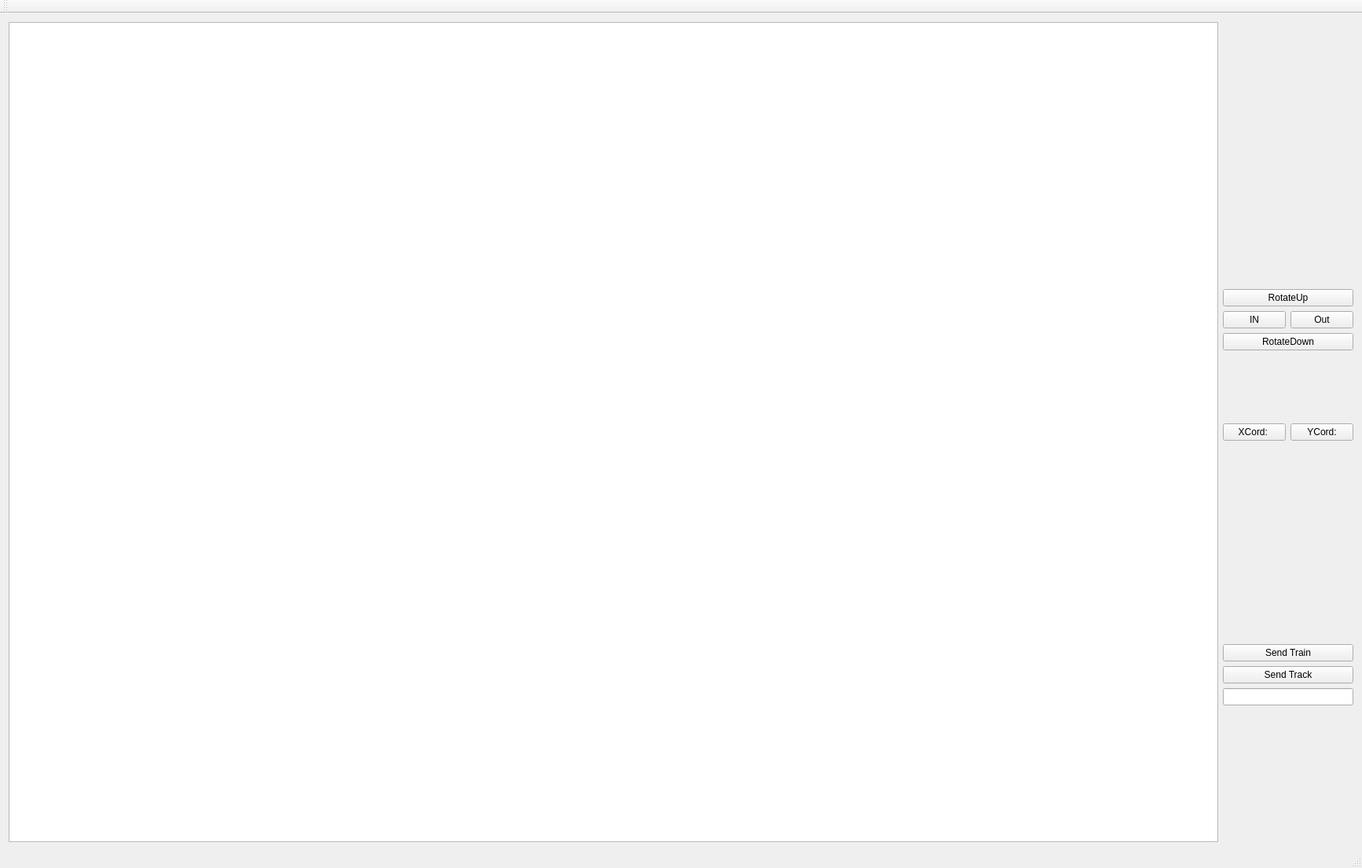
<?xml version="1.0" encoding="UTF-8"?>
<ui version="4.0">
 <class>MainWindow</class>
 <widget class="QMainWindow" name="MainWindow">
  <property name="geometry">
   <rect>
    <x>0</x>
    <y>0</y>
    <width>1733</width>
    <height>1105</height>
   </rect>
  </property>
  <property name="windowTitle">
   <string>MainWindow</string>
  </property>
  <widget class="QWidget" name="centralWidget">
   <layout class="QGridLayout" name="gridLayout_2">
    <item row="0" column="0">
     <widget class="QGraphicsView" name="graphicsView"/>
    </item>
    <item row="0" column="1">
     <layout class="QGridLayout" name="gridLayout">
      <item row="3" column="1">
       <spacer name="verticalSpacer_5">
        <property name="orientation">
         <enum>Qt::Vertical</enum>
        </property>
        <property name="sizeHint" stdset="0">
         <size>
          <width>20</width>
          <height>40</height>
         </size>
        </property>
       </spacer>
      </item>
      <item row="2" column="0" colspan="2">
       <layout class="QHBoxLayout" name="horizontalLayout_2">
        <item>
         <widget class="QPushButton" name="pushButton_4">
          <property name="text">
           <string>XCord: </string>
          </property>
         </widget>
        </item>
        <item>
         <widget class="QPushButton" name="pushButton_5">
          <property name="text">
           <string>YCord:</string>
          </property>
         </widget>
        </item>
       </layout>
      </item>
      <item row="0" column="0" colspan="2">
       <spacer name="verticalSpacer_3">
        <property name="orientation">
         <enum>Qt::Vertical</enum>
        </property>
        <property name="sizeHint" stdset="0">
         <size>
          <width>20</width>
          <height>40</height>
         </size>
        </property>
       </spacer>
      </item>
      <item row="1" column="0" colspan="2">
       <layout class="QVBoxLayout" name="verticalLayout">
        <item>
         <spacer name="verticalSpacer">
          <property name="orientation">
           <enum>Qt::Vertical</enum>
          </property>
          <property name="sizeHint" stdset="0">
           <size>
            <width>20</width>
            <height>40</height>
           </size>
          </property>
         </spacer>
        </item>
        <item>
         <widget class="QPushButton" name="pushButton">
          <property name="text">
           <string>RotateUp</string>
          </property>
         </widget>
        </item>
        <item>
         <layout class="QHBoxLayout" name="horizontalLayout">
          <item>
           <widget class="QPushButton" name="Zoom">
            <property name="text">
             <string>IN</string>
            </property>
           </widget>
          </item>
          <item>
           <widget class="QPushButton" name="OutButton">
            <property name="text">
             <string>Out</string>
            </property>
           </widget>
          </item>
         </layout>
        </item>
        <item>
         <widget class="QPushButton" name="pushButton_2">
          <property name="text">
           <string>RotateDown</string>
          </property>
         </widget>
        </item>
        <item>
         <spacer name="verticalSpacer_2">
          <property name="orientation">
           <enum>Qt::Vertical</enum>
          </property>
          <property name="sizeHint" stdset="0">
           <size>
            <width>20</width>
            <height>40</height>
           </size>
          </property>
         </spacer>
        </item>
       </layout>
      </item>
      <item row="4" column="0" colspan="2">
       <layout class="QVBoxLayout" name="verticalLayout_2">
        <item>
         <widget class="QPushButton" name="sendButtonTrain">
          <property name="text">
           <string>Send Train</string>
          </property>
         </widget>
        </item>
        <item>
         <widget class="QPushButton" name="sendButtonTrack">
          <property name="text">
           <string>Send Track</string>
          </property>
         </widget>
        </item>
        <item>
         <widget class="QLineEdit" name="lineEdit"/>
        </item>
        <item>
         <spacer name="verticalSpacer_4">
          <property name="orientation">
           <enum>Qt::Vertical</enum>
          </property>
          <property name="sizeHint" stdset="0">
           <size>
            <width>20</width>
            <height>40</height>
           </size>
          </property>
         </spacer>
        </item>
       </layout>
      </item>
     </layout>
    </item>
   </layout>
  </widget>
  <widget class="QMenuBar" name="menuBar">
   <property name="geometry">
    <rect>
     <x>0</x>
     <y>0</y>
     <width>1733</width>
     <height>21</height>
    </rect>
   </property>
  </widget>
  <widget class="QToolBar" name="mainToolBar">
   <attribute name="toolBarArea">
    <enum>TopToolBarArea</enum>
   </attribute>
   <attribute name="toolBarBreak">
    <bool>false</bool>
   </attribute>
  </widget>
  <widget class="QStatusBar" name="statusBar"/>
 </widget>
 <layoutdefault spacing="6" margin="11"/>
 <resources/>
 <connections/>
</ui>
